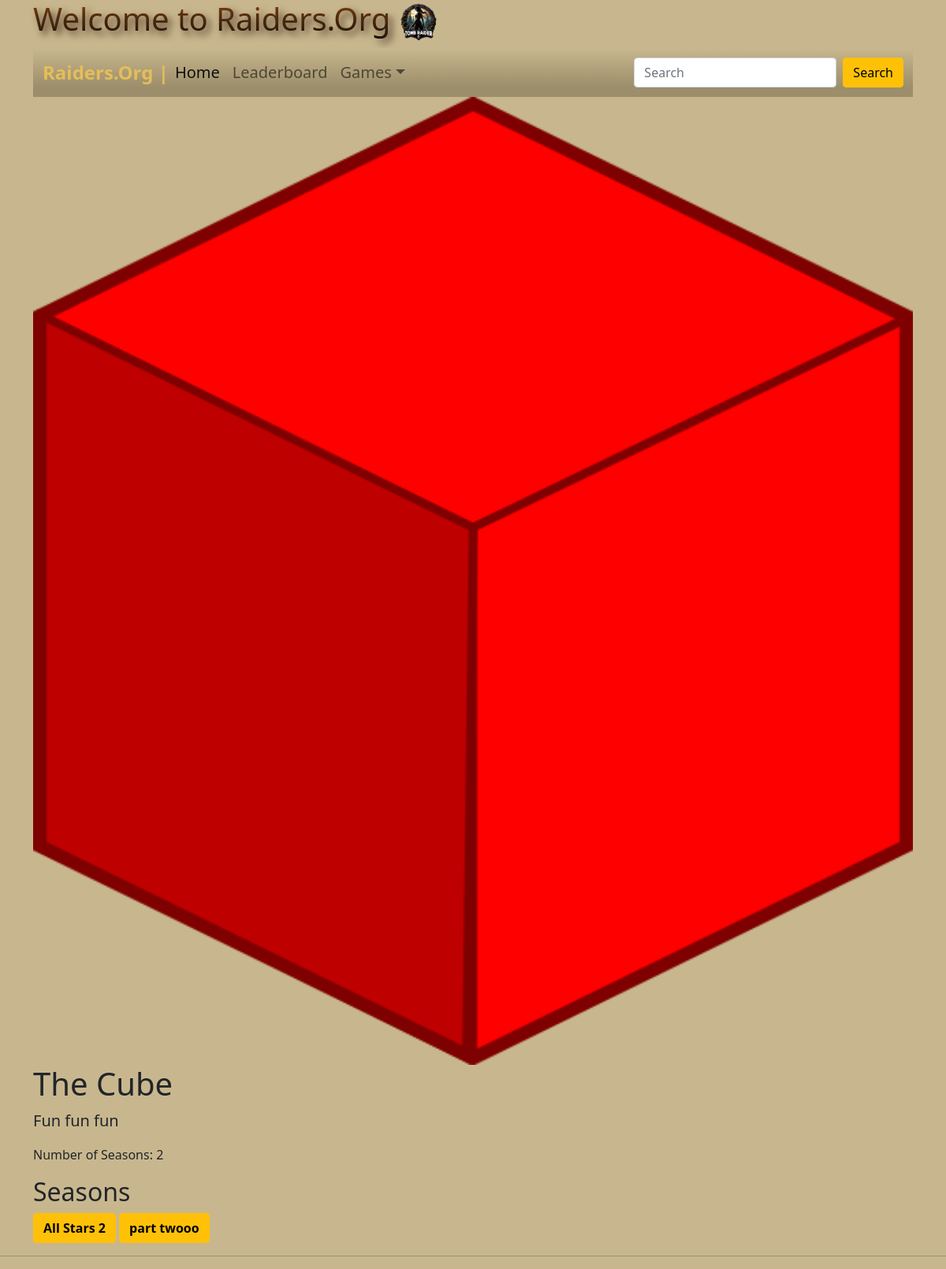
Page /game/1/ on the earlier database version.
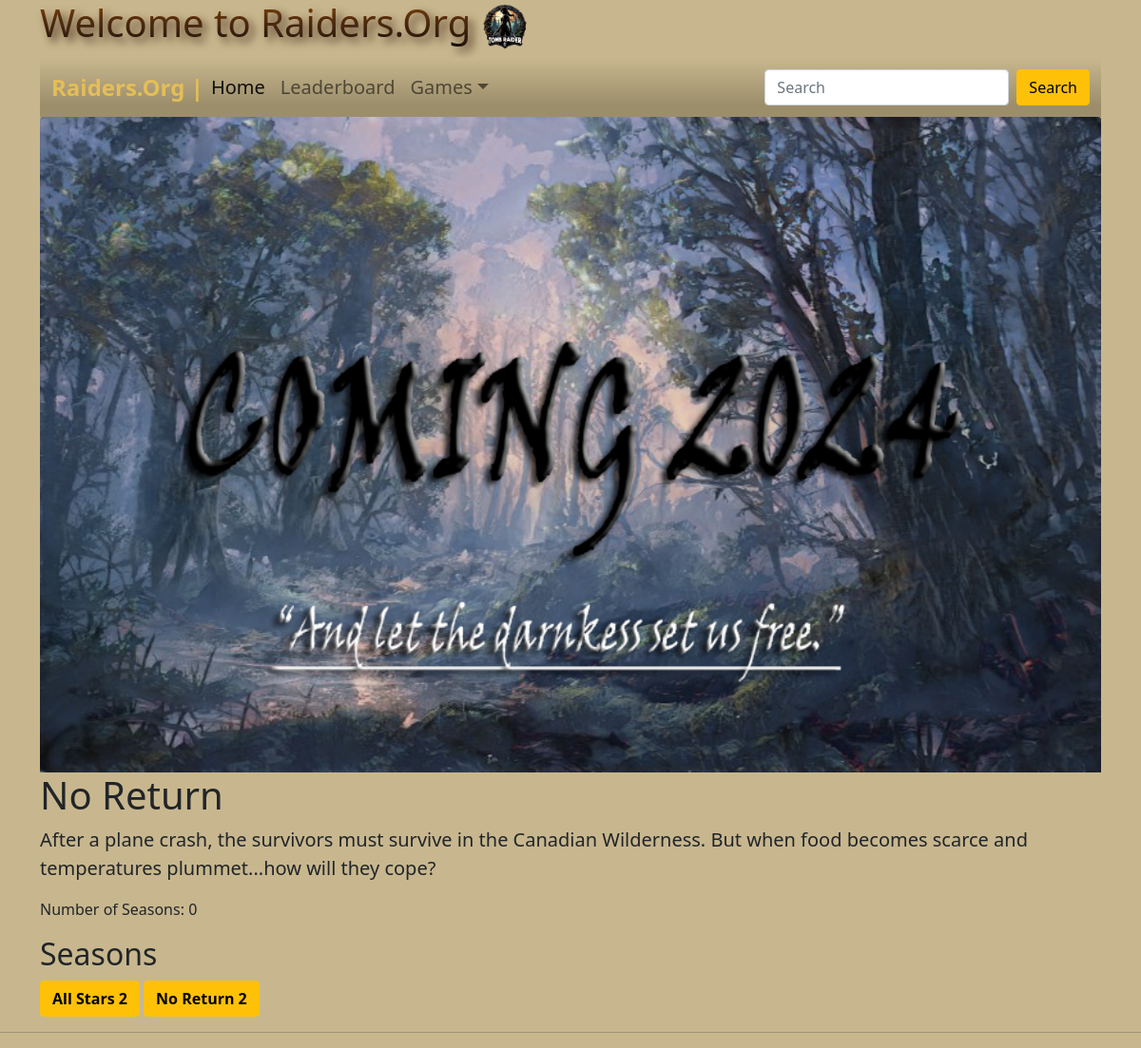
Same page on the later database version.
### games/models.py (models this page shows, shortened)
class Game(models.Model):
    title = models.CharField(max_length=255)
    description = models.CharField(max_length=255)
    poster = models.ImageField(upload_to='game_posters/')
    num_seasons = models.PositiveIntegerField()

class Season(models.Model):
    title = models.CharField(max_length=255)
    description = models.CharField(max_length=255)
    poster = models.ImageField(upload_to='season_posters/', null=True)
    game = models.ForeignKey(
        Game,
        on_delete=models.CASCADE,
        related_name='seasons'
    )
    players = models.ManyToManyField(
        get_user_model(),
        related_name='seasons',
    )

### games/views.py (the view)
# urls.py: path('<int:game_id>/', views.game_details, name = 'game'),
def game_details(request, game_id):
    game = get_object_or_404(Game, id=game_id)
    seasons = game.seasons.all()
    return render(request, 'game.html', {'game': game, 'seasons': seasons})

### templates/game.html (shortened to what this page needs)
{% extends 'base.html' %}
{% block content %}
<div class="bg-transparent card">
  <img class="card-img-top" src="{{game.poster.url}}" alt="{{game.title}}" />
  <div >
    <h1>{{game.title}}</h1>
    <p class="fs-5">{{game.description}}</p>
    <p>Number of Seasons: {{game.num_seasons}}</p>
    <h2>Seasons</h2>
    {% for season in seasons %}
        <a class="fw-bolder btn btn-warning">{{ season.title }}</a>
    {% endfor %}
  </div>
</div>
{% endblock %}

### templates/base.html (shortened to what this page needs)
<!DOCTYPE html>
<html lang="en">
    {% load static %}
<head>
    <link href="https://cdn.jsdelivr.net/npm/bootstrap@5.0.2/dist/css/bootstrap.min.css" rel="stylesheet">
    <link rel="stylesheet" href="{% static 'css/custom.css' %}">
</head>
<body>
    <div class="container">
    <h1 class="title">Welcome to Raiders.Org <img class="my-logo" src="/static/images/logo.png" alt="header picture"></h1>
    {% include "navbar.html" %}
    {% block content %}
    {% endblock %}
    </div>
    <hr>
</body>
</html>

### templates/navbar.html (shortened to what this page needs)
<nav class="navbar navbar-expand-lg navbar-light ">
    <div class="container-fluid">
        <a class="name fs-4" href="/">Raiders.Org |</a>
        <div class="collapse navbar-collapse" id="navbarSupportedContent">
            <ul class="navbar-nav me-auto mb-2 mb-lg-0">
                <li class="nav-item">
                    <a class="nav-link active fs-5" aria-current="page" href="/">Home</a>
                </li>
                <li class="nav-item">
                    <a class="nav-link fs-5" href="#">Leaderboard</a>
                </li>
                <li class="nav-item dropdown">
                    <a class="nav-link dropdown-toggle fs-5" href="#" id="navbarDropdown" role="button" data-bs-toggle="dropdown" aria-expanded="false">Games</a>
                </li>
            </ul>
            <form class="d-flex">
                <input class="form-control me-2" type="search" placeholder="Search" aria-label="Search">
                <button class="btn btn-warning" type="submit">Search</button>
            </form>
        </div>
    </div>
</nav>

### static/css/custom.css (style rules this page uses)
html { min-height: 100%; margin: 0; }
body { background: rgb(200, 183, 142); background: linear-gradient(180deg, rgba(200, 183, 142, 1) 0%, rgba(200, 183, 142, 1) 100%); background-repeat: no-repeat; background-size: cover; }
nav { background: rgb(122, 112, 87); background: linear-gradient(180deg, rgba(200, 183, 142, 1) 0%, rgb(156, 142, 107) 80%); }
.name, .name:hover { color: rgb(228, 190, 88); font-weight: bolder; text-decoration: none; font-size: larger; }
.title { text-shadow: 5px 5px 10px #4f3321; background: #000000; background: linear-gradient(to top, #000000 0%, #8A480F 100%); -webkit-background-clip: text; -webkit-text-fill-color: transparent; }
.card { border: none; }
.my-logo { height: 50px; width: 50px; display: inline-block; }

Differences in the rows shown:
removed Season: title "part twooo"
changed Game: poster: a different picture; title "The Cube" → "No Return"; description "Fun fun fun" → "After a plane crash, the survivors must survive in the Canadian Wilderness. But when food becomes scarce and temperatures plummet...how will they cope?"; num_seasons "2" → "0"
added Season: title "No Return 2"
